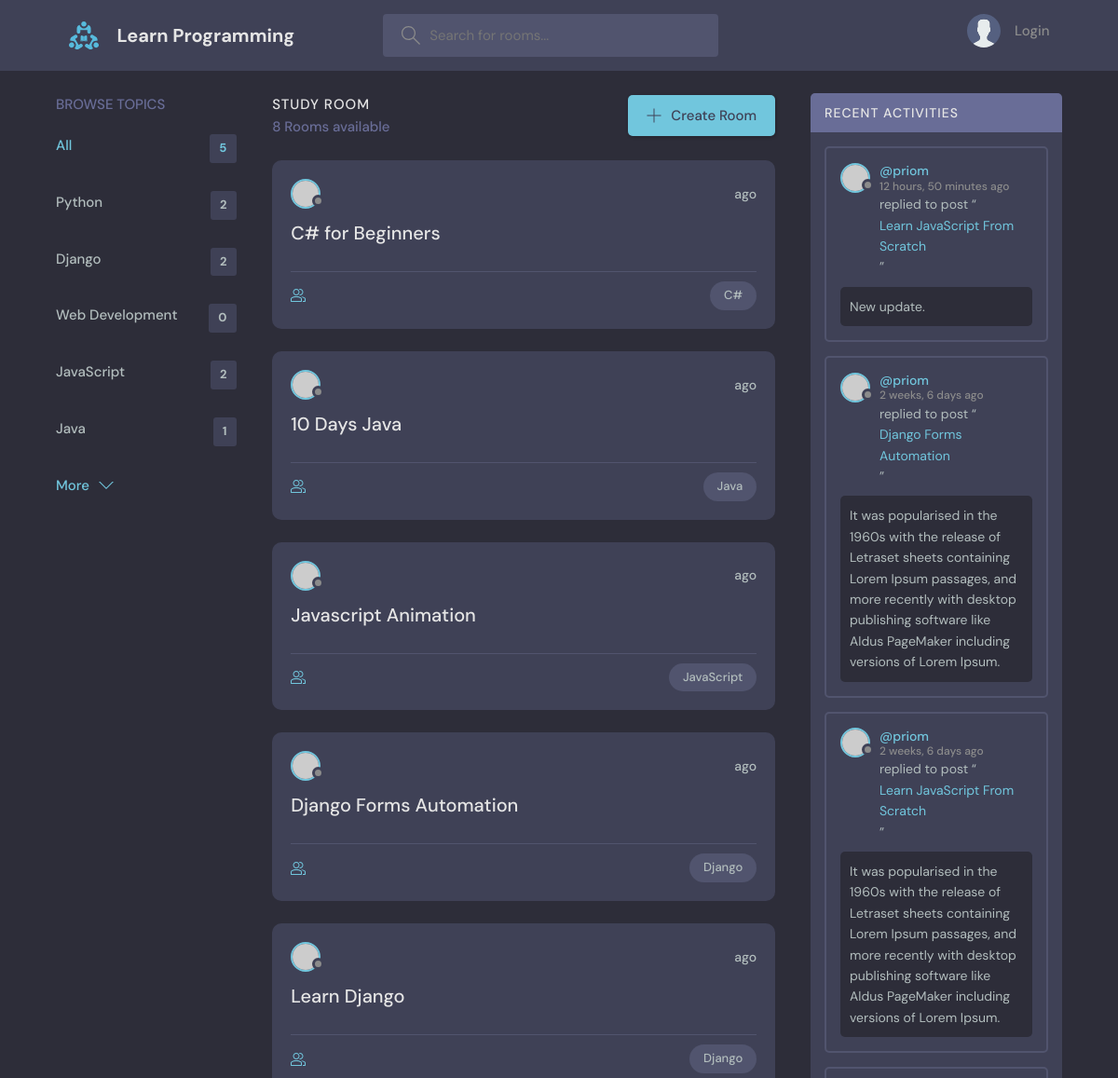
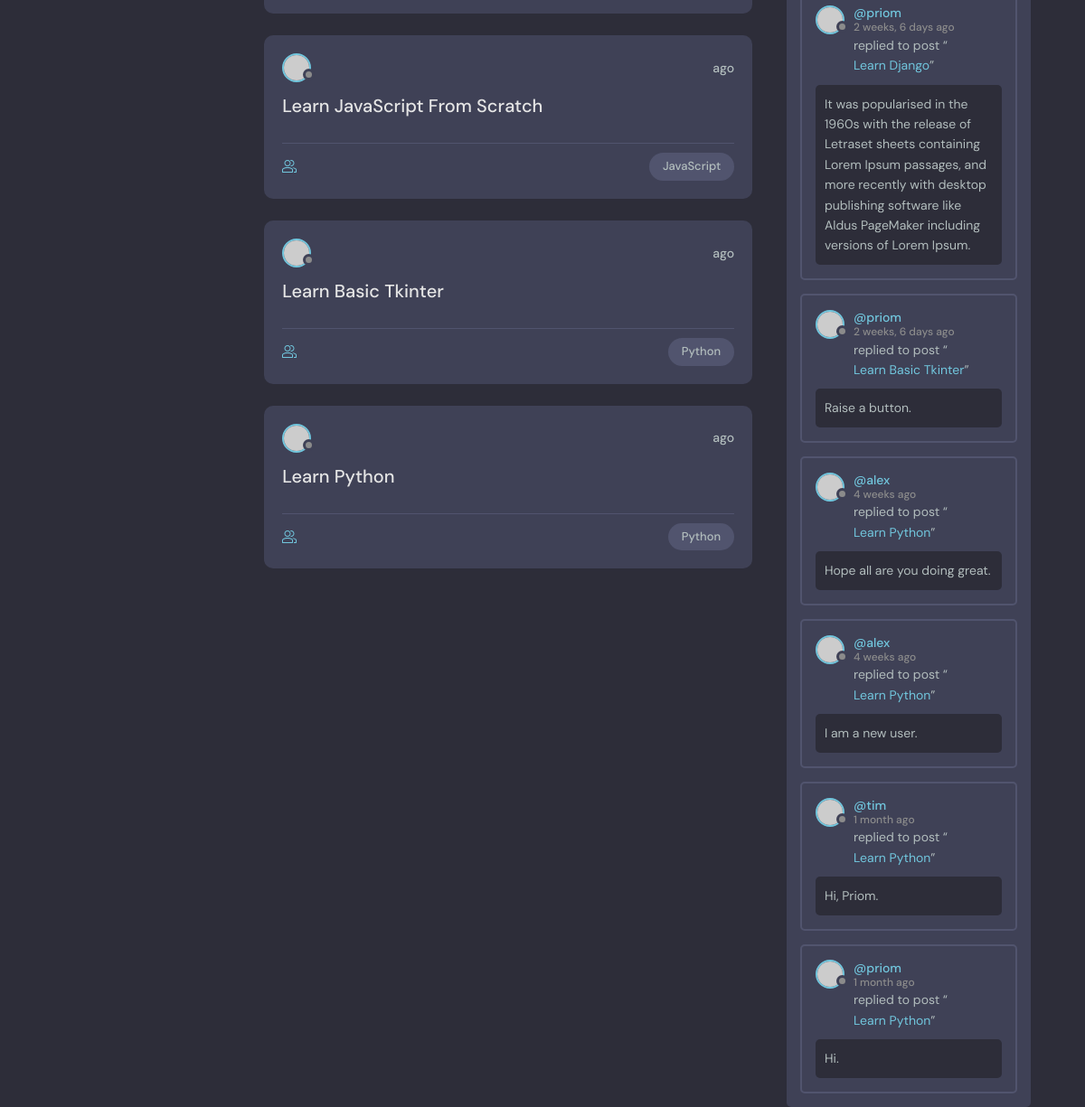
The page / on the database its author committed (2 pictures, top to bottom).
### base/models.py (models this page shows, shortened)
class Topic(models.Model):
    name = models.CharField(max_length=200)

class Room(models.Model):
    host = models.ForeignKey(User, on_delete=models.SET_NULL, null=True)
    topic = models.ForeignKey(Topic, on_delete=models.SET_NULL, null=True)
    name = models.CharField(max_length=200)
    description = models.TextField(null=True, blank=True)
    participants = models.ManyToManyField(
        User, related_name='participants', blank=True)
    updated = models.DateTimeField(auto_now=True)
    created = models.DateTimeField(auto_now_add=True)
    class Meta:
        ordering = ['-updated', '-created']
    def __str__(self):
        return self.name

class Message(models.Model):
    user = models.ForeignKey(User, on_delete=models.CASCADE)
    room = models.ForeignKey(Room, on_delete=models.CASCADE)
    body = models.TextField()
    updated = models.DateTimeField(auto_now=True)
    created = models.DateTimeField(auto_now_add=True)
    class Meta:
        ordering = ['-updated', '-created']

### base/views.py (the view)
# urls.py: path('', views.home, name="home"),
def home(request):
    q = request.GET.get('q') if request.GET.get('q') != None else ""
    rooms = Room.objects.filter(
        Q(topic__name__icontains=q) |
        Q(name__icontains=q) |
        Q(description__icontains=q)
    )
    topics = Topic.objects.all()[0:5]
    room_count = rooms.count()
    room_messages = Message.objects.filter(Q(room__topic__name__icontains=q))
    context = {'room': rooms, 'topics': topics,
               'room_count': room_count, 'room_messages': room_messages}
    return render(request, 'base/home.html', context)

### base/templates/base/home.html (shortened to what this page needs)
{% extends 'main.html' %}
{% block content %}
<main class="layout layout--3">
  <div class="container">
    {% include 'base/topics_component.html' %}
    <div class="roomList">
      <div class="roomList__header">
        <div>
          <h2>Study Room</h2>
          <p>{{room_count}} Rooms available</p>
        </div>
        <a class="btn btn--main" href="{% url 'create-room' %}">
          <svg version="1.1" xmlns="http://www.w3.org/2000/svg" width="32" height="32" viewBox="0 0 32 32">
            <title>add</title>
            <path
              d="M16.943 0.943h-1.885v14.115h-14.115v1.885h14.115v14.115h1.885v-14.115h14.115v-1.885h-14.115v-14.115z">
            </path>
          </svg>
          Create Room
        </a>
      </div>
      {% include 'base/feed_component.html' %}
    </div>
    {% include 'base/activity_component.html' %}
  </div>
</main>
{% endblock %}

### base/templates/base/topics_component.html
<div class="topics">
    <div class="topics__header">
        <h2>Browse Topics</h2>
    </div>
    <ul class="topics__list">
        <li>
            <a href="{% url 'home' %}" class="active">All <span>{{topics.count}}</span></a>
        </li>
        {% for topic in topics %}
        <li>
            <a href="{% url 'home' %}?q={{topic.name}}">{{topic.name}} <span>{{topic.room_set.all.count}}</span></a>
        </li>
        {% endfor %}
    </ul>
    <a class="btn btn--link" href="{% url 'topics' %}">
        More
        <svg version="1.1" xmlns="http://www.w3.org/2000/svg" width="32" height="32" viewBox="0 0 32 32">
            <title>chevron-down</title>
            <path d="M16 21l-13-13h-3l16 16 16-16h-3l-13 13z"></path>
        </svg>
    </a>
</div>

### base/templates/base/feed_component.html (shortened to what this page needs)
{% for rooms in room %}
<div class="roomListRoom">
    <div class="roomListRoom__header">
        <a href="{% url 'user-profile' rooms.host.id %}" class="roomListRoom__author">
            <div class="avatar avatar--small">
                <img src="https://randomuser.me/api/portraits/women/11.jpg" />
            </div>
        </a>
        <div class="roomListRoom__actions">
            <span>{{room.created|timesince}} ago</span>
        </div>
    </div>
    <div class="roomListRoom__content">
        <a href="{% url 'room' rooms.id %}">{{rooms.name}}</a>
    </div>
    <div class="roomListRoom__meta">
        <a href="{% url 'room' rooms.id %}" class="roomListRoom__joined">
        </a>
        <p class="roomListRoom__topic">{{rooms.topic.name}}</p>
    </div>
</div>
{% endfor %}

### base/templates/base/activity_component.html (shortened to what this page needs)
<div class="activities">
    <div class="activities__header">
        <h2>Recent Activities</h2>
    </div>
    {% for message in room_messages %}
    <div class="activities__box">
        <div class="activities__boxHeader roomListRoom__header">
            <a href="{% url 'user-profile' message.user.id %}" class="roomListRoom__author">
                <div class="avatar avatar--small">
                    <img src="https://randomuser.me/api/portraits/women/11.jpg" />
                </div>
                <p>
                    @{{message.user}}
                    <span>{{message.created|timesince}} ago</span>
                </p>
            </a>
        </div>
        <div class="activities__boxContent">
            <p>replied to post “<a href="{% url 'room' message.room.id %}">{{message.room}}</a>”</p>
            <div class="activities__boxRoomContent">
                {{message.body}}
            </div>
        </div>
    </div>
    {% endfor %}
</div>

### rows shown on the page
Topic: name "Python", room_set.all.count "2"
Topic: name "Django", room_set.all.count "2"
Topic: name "Web Development", room_set.all.count "0"
Topic: name "JavaScript", room_set.all.count "2"
Topic: name "Java", room_set.all.count "1"
Room: name "C# for Beginners", topic.name "C#"
Room: name "10 Days Java", topic.name "Java"
Room: name "Javascript Animation", topic.name "JavaScript"
Room: name "Django Forms Automation", topic.name "Django"
Room: name "Learn Django", topic.name "Django"
Room: name "Learn JavaScript From Scratch", topic.name "JavaScript"
Room: name "Learn Basic Tkinter", topic.name "Python"
Room: name "Learn Python", topic.name "Python"
Message: user "priom", created "12 hours, 50 minutes", room "Learn JavaScript From Scratch", body "New update."
Message: user "priom", created "2 weeks, 6 days", room "Django Forms Automation", body "It was popularised in the 1960s with the release of Letraset sheets containing Lorem Ipsum passages, and more recently with desktop publishing software like Aldus PageMaker including versions of Lorem Ipsum."
Message: user "priom", created "2 weeks, 6 days", room "Learn JavaScript From Scratch", body "It was popularised in the 1960s with the release of Letraset sheets containing Lorem Ipsum passages, and more recently with desktop publishing software like Aldus PageMaker including versions of Lorem Ipsum."
Message: user "priom", created "2 weeks, 6 days", room "Learn Django", body "It was popularised in the 1960s with the release of Letraset sheets containing Lorem Ipsum passages, and more recently with desktop publishing software like Aldus PageMaker including versions of Lorem Ipsum."
Message: user "priom", created "2 weeks, 6 days", room "Learn Basic Tkinter", body "Raise a button."
Message: user "alex", created "4 weeks", room "Learn Python", body "Hope all are you doing great."
Message: user "alex", created "4 weeks", room "Learn Python", body "I am a new user."
Message: user "tim", created "1 month", room "Learn Python", body "Hi, Priom."
Message: user "priom", created "1 month", room "Learn Python", body "Hi."

### other values the page prints
{{ topics.count }} "5"
{{ room_count }} "8"
